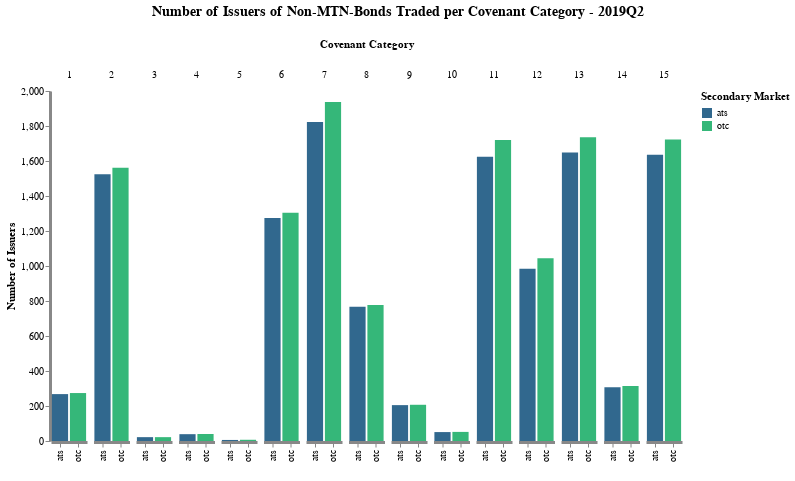

Notebook cell for this chart:
### Code cell
scripts_path = string(main_path, "/data-scripts/plots")
plt_dir = "plots"

color_scale="viridis"
cal_formula=""
cal_var=""
col_var="cov_cat"
col_var_type="ordinal"
col_title="Covenant Category"
col_sort="ascending"
x_var="sbm:n"
x_var_type="nominal"
x_axis_title=" "
width_step=18
legend_title="Secondary Market"
spacing=4.5
height=350
save_plt= false
plt_type = "cov_cat"
file_ext="png"
# }}}
pl = [ ]

# Issuers per Covenant Category {{{1
stats_var=:issuers
tt = PlotMod.prepare_cat_plot(scc; stat=stats_var)

## Issuer Count
y_var="value"
y_axis_title="Number of Issuers"
title=[string("Number of Issuers of Non-MTN-Bonds Traded per Covenant Category")]
if :period in Symbol.(names(tt))
    title[end] = string(title[end], " - ", tt[1, :period])
end

include(string(scripts_path, "/", "single_vega_plt_script.jl"))

### Figure 1 — Vega-Lite specification as saved in the notebook (floating-point values rounded to 4 significant figures)
{"config": {"axis": {"domainWidth": 3}, "opacity": {"value": 0.7}, "view": {"stroke": "transparent"}}, "data": {"values": [{"cov_cat": 1, "cvt": "any", "perc_sbm_total": 13.62, "perc_total": 13.62, "period": "2019Q2", "rt": "any", "sbm": "otc", "value": 274, "variable": "cg1_issuers"}, {"cov_cat": 1, "cvt": "any", "perc_sbm_total": 14.24, "perc_total": 13.32, "period": "2019Q2", "rt": "any", "sbm": "ats", "value": 268, "variable": "cg1_issuers"}, {"cov_cat": 2, "cvt": "any", "perc_sbm_total": 77.58, "perc_total": 77.58, "period": "2019Q2", "rt": "any", "sbm": "otc", "value": 1561, "variable": "cg2_issuers"}, {"cov_cat": 2, "cvt": "any", "perc_sbm_total": 80.98, "perc_total": 75.75, "period": "2019Q2", "rt": "any", "sbm": "ats", "value": 1524, "variable": "cg2_issuers"}, {"cov_cat": 3, "cvt": "any", "perc_sbm_total": 1.093, "perc_total": 1.093, "period": "2019Q2", "rt": "any", "sbm": "otc", "value": 22, "variable": "cg3_issuers"}, {"cov_cat": 3, "cvt": "any", "perc_sbm_total": 1.169, "perc_total": 1.093, "period": "2019Q2", "rt": "any", "sbm": "ats", "value": 22, "variable": "cg3_issuers"}, {"cov_cat": 4, "cvt": "any", "perc_sbm_total": 1.988, "perc_total": 1.988, "period": "2019Q2", "rt": "any", "sbm": "otc", "value": 40, "variable": "cg4_issuers"}, {"cov_cat": 4, "cvt": "any", "perc_sbm_total": 2.072, "perc_total": 1.938, "period": "2019Q2", "rt": "any", "sbm": "ats", "value": 39, "variable": "cg4_issuers"}, {"cov_cat": 5, "cvt": "any", "perc_sbm_total": 0.3479, "perc_total": 0.3479, "period": "2019Q2", "rt": "any", "sbm": "otc", "value": 7, "variable": "cg5_issuers"}, {"cov_cat": 5, "cvt": "any", "perc_sbm_total": 0.3188, "perc_total": 0.2982, "period": "2019Q2", "rt": "any", "sbm": "ats", "value": 6, "variable": "cg5_issuers"}, {"cov_cat": 6, "cvt": "any", "perc_sbm_total": 64.86, "perc_total": 64.86, "period": "2019Q2", "rt": "any", "sbm": "otc", "value": 1305, "variable": "cg6_issuers"}, {"cov_cat": 6, "cvt": "any", "perc_sbm_total": 67.75, "perc_total": 63.37, "period": "2019Q2", "rt": "any", "sbm": "ats", "value": 1275, "variable": "cg6_issuers"}, {"cov_cat": 7, "cvt": "any", "perc_sbm_total": 96.27, "perc_total": 96.27, "period": "2019Q2", "rt": "any", "sbm": "otc", "value": 1937, "variable": "cg7_issuers"}, {"cov_cat": 7, "cvt": "any", "perc_sbm_total": 96.87, "perc_total": 90.61, "period": "2019Q2", "rt": "any", "sbm": "ats", "value": 1823, "variable": "cg7_issuers"}, {"cov_cat": 8, "cvt": "any", "perc_sbm_total": 38.62, "perc_total": 38.62, "period": "2019Q2", "rt": "any", "sbm": "otc", "value": 777, "variable": "cg8_issuers"}, {"cov_cat": 8, "cvt": "any", "perc_sbm_total": 40.75, "perc_total": 38.12, "period": "2019Q2", "rt": "any", "sbm": "ats", "value": 767, "variable": "cg8_issuers"}, {"cov_cat": 9, "cvt": "any", "perc_sbm_total": 10.29, "perc_total": 10.29, "period": "2019Q2", "rt": "any", "sbm": "otc", "value": 207, "variable": "cg9_issuers"}, {"cov_cat": 9, "cvt": "any", "perc_sbm_total": 10.89, "perc_total": 10.19, "period": "2019Q2", "rt": "any", "sbm": "ats", "value": 205, "variable": "cg9_issuers"}, {"cov_cat": 10, "cvt": "any", "perc_sbm_total": 2.584, "perc_total": 2.584, "period": "2019Q2", "rt": "any", "sbm": "otc", "value": 52, "variable": "cg10_issuers"}, {"cov_cat": 10, "cvt": "any", "perc_sbm_total": 2.71, "perc_total": 2.535, "period": "2019Q2", "rt": "any", "sbm": "ats", "value": 51, "variable": "cg10_issuers"}, {"cov_cat": 11, "cvt": "any", "perc_sbm_total": 85.49, "perc_total": 85.49, "period": "2019Q2", "rt": "any", "sbm": "otc", "value": 1720, "variable": "cg11_issuers"}, {"cov_cat": 11, "cvt": "any", "perc_sbm_total": 86.34, "perc_total": 80.77, "period": "2019Q2", "rt": "any", "sbm": "ats", "value": 1625, "variable": "cg11_issuers"}, {"cov_cat": 12, "cvt": "any", "perc_sbm_total": 51.94, "perc_total": 51.94, "period": "2019Q2", "rt": "any", "sbm": "otc", "value": 1045, "variable": "cg12_issuers"}, {"cov_cat": 12, "cvt": "any", "perc_sbm_total": 52.34, "perc_total": 48.96, "period": "2019Q2", "rt": "any", "sbm": "ats", "value": 985, "variable": "cg12_issuers"}, {"cov_cat": 13, "cvt": "any", "perc_sbm_total": 86.28, "perc_total": 86.28, "period": "2019Q2", "rt": "any", "sbm": "otc", "value": 1736, "variable": "cg13_issuers"}, {"cov_cat": 13, "cvt": "any", "perc_sbm_total": 87.62, "perc_total": 81.96, "period": "2019Q2", "rt": "any", "sbm": "ats", "value": 1649, "variable": "cg13_issuers"}, {"cov_cat": 14, "cvt": "any", "perc_sbm_total": 15.66, "perc_total": 15.66, "period": "2019Q2", "rt": "any", "sbm": "otc", "value": 315, "variable": "cg14_issuers"}, {"cov_cat": 14, "cvt": "any", "perc_sbm_total": 16.31, "perc_total": 15.26, "period": "2019Q2", "rt": "any", "sbm": "ats", "value": 307, "variable": "cg14_issuers"}, {"cov_cat": 15, "cvt": "any", "perc_sbm_total": 85.64, "perc_total": 85.64, "period": "2019Q2", "rt": "any", "sbm": "otc", "value": 1723, "variable": "cg15_issuers"}, {"cov_cat": 15, "cvt": "any", "perc_sbm_total": 86.93, "perc_total": 81.31, "period": "2019Q2", "rt": "any", "sbm": "ats", "value": 1636, "variable": "cg15_issuers"}]}, "encoding": {"color": {"field": "sbm", "legend": {"title": "Secondary Market"}, "scale": {"scheme": "viridis"}, "type": "nominal"}, "column": {"field": "cov_cat", "sort": "ascending", "title": "Covenant Category", "type": "ordinal"}, "x": {"axis": {"title": " "}, "field": "sbm", "type": "nominal"}, "y": {"axis": {"grid": false, "stack": null, "title": "Number of Issuers"}, "field": "value", "type": "quantitative"}}, "height": 350, "mark": "bar", "spacing": 4.5, "title": {"align": "center", "anchor": "middle", "fontSize": 14, "offset": 20, "text": ["Number of Issuers of Non-MTN-Bonds Traded per Covenant Category - 2019Q2"]}, "width": {"step": 18}}
